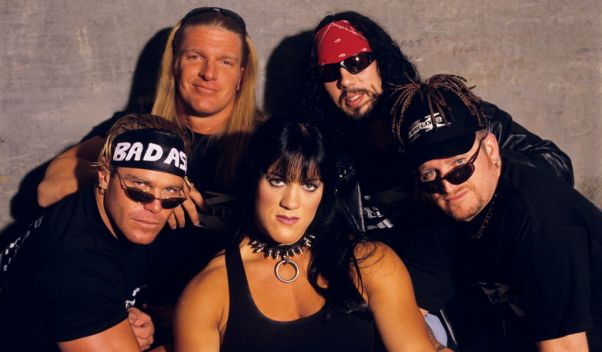
#> input picture dx.jpg, 602 x 352 px
$ python 45_individual_channels.py
#> lines starting #> are read from the running program, lines starting #| are printed output that depends on the picture
from PIL import Image

dx = Image.open("dx.jpg")
#> dx is the input picture: PIL image 602x352 RGB; mean R, G, B 81.8, 59.3, 59.3

print(dx.mode)
#| RGB
r, g, b = dx.split()
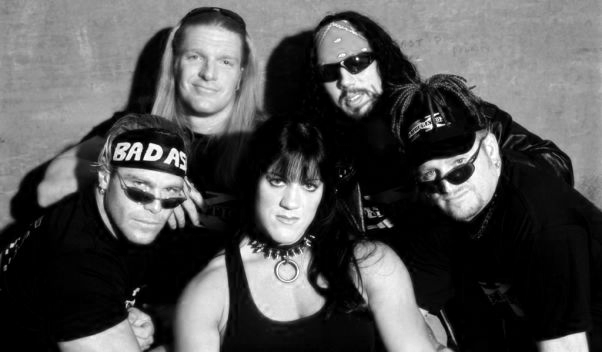
#> r: PIL image 602x352 L; min 0, max 255, mean 81.8
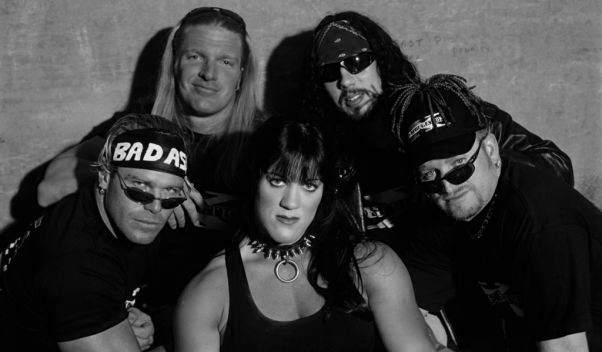
#> g: PIL image 602x352 L; min 0, max 252, mean 59.3
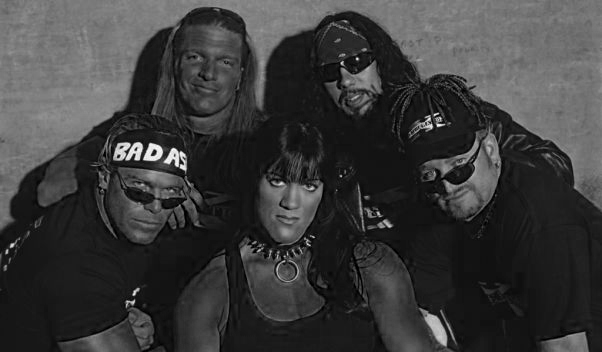
#> b: PIL image 602x352 L; min 0, max 254, mean 59.3

r.show()
g.show()
b.show()
